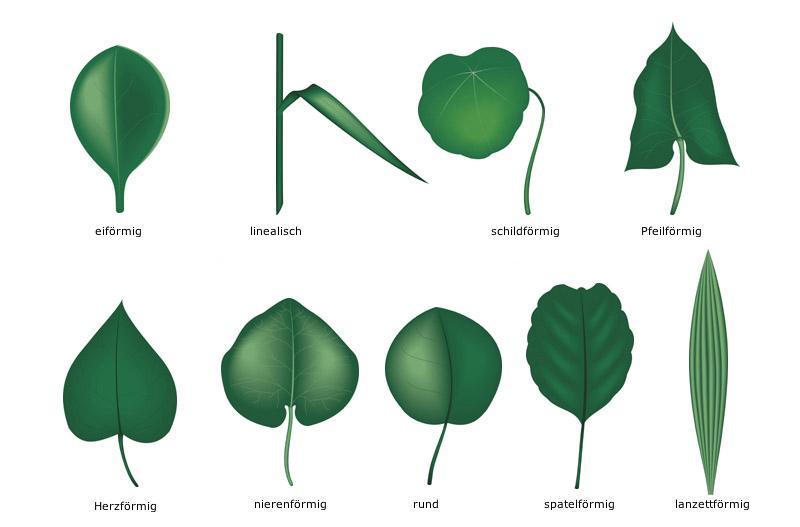
//> input picture Daten/OpenCV-13/Img13a00.jpg, 800 x 527 px
$ ./Prakt13   (built with g++ and OpenCV 4)
//> lines starting //> are read from the running program, lines starting //| are printed output that depends on the picture; after the words box and inside, x2 and y2 are one past the last pixel; in counts of white or black regions, pixels touching at a corner belong together

#include <cmath>
#include <math.h>
#include <stdlib.h>
#include <opencv2/opencv.hpp>
using namespace cv; // um nicht cv::function schreiben zu m�ssen
//https://docs.opencv.org/2.4/doc/tutorials/imgproc/histograms/template_matching/template_matching.html


int main() {

	Mat img, templ, result;

	templ = imread("../Daten/OpenCV-13/Img13a00.jpg");
//> templ is the input picture: 527 rows x 800 cols, CV_8UC3; mean B, G, R 216.2, 224.2, 211.8
	if (!templ.data) {
		printf("Error: Couldn't open the Img13a00 file.\n");
		return 1;
	}

	img = imread("../Daten/OpenCV-13/Img13a01.jpg");
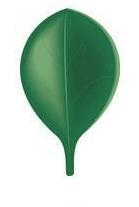
//> input picture Daten/OpenCV-13/Img13a01.JPG, 139 x 207 px
//> img is the input picture: 207 rows x 139 cols, CV_8UC3; mean B, G, R 192.3, 206.8, 184
	if (!img.data) {
		printf("Error: Couldn't open the Img13a01 file.\n");
		return 1;
	}

	/// Do the Matching and Normalize
	//matchTemplate(img, templ, result, CV_TM_SQDIFF_NORMED);
	matchTemplate(img, templ, result, TM_SQDIFF_NORMED);
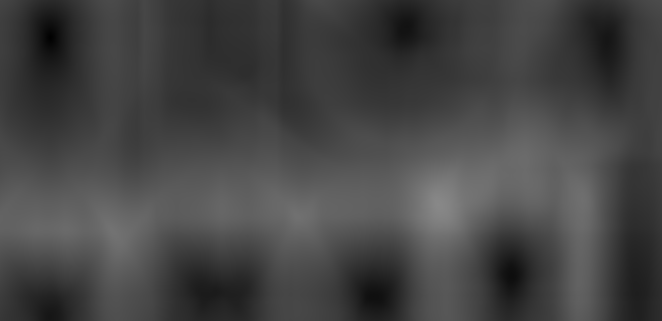
//> result: 321 rows x 662 cols, CV_32FC1; min 0.00462, max 0.534, mean 0.271
	//Create a window
	namedWindow("img1", 1);

	double min, max;
	Point pMin, pMax;
	Point matchLoc;
	/// For SQDIFF and SQDIFF_NORMED, the best matches are lower values. For all the other methods, the higher the better
	minMaxLoc(result, &min, &max, &pMin, &pMax, Mat());
//> min = 0.00462; max = 0.534; pMin = Point(50, 37); pMax = Point(438, 204)

	matchLoc = pMin;
//> matchLoc = Point(50, 37)
	//for all images ...
	// minmaxloc
	//recttangle draw ´bounding box
	//


	/// Show me what you got
	//rectangle(img_display, matchLoc, Point(matchLoc.x + templ.cols, matchLoc.y + templ.rows), Scalar::all(0), 2, 8, 0);
	rectangle(img, matchLoc, Point(matchLoc.x + templ.cols, matchLoc.y + templ.rows), Scalar::all(0), 2, 8, 0);
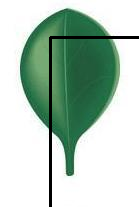
//> img: 207 rows x 139 cols, CV_8UC3; 2.69% of pixels changed, all inside (x1, y1, x2, y2) = (49, 36, 139, 207)

	namedWindow("Image:");
	imshow("Image:", result);

	//namedWindow("Result:");
	//imshow("")

	waitKey(0);
	// Closes all the windows
	destroyAllWindows();
}
